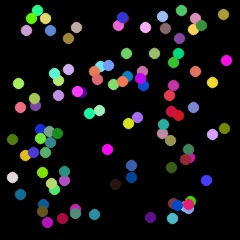
#> input picture opencv/input/img3.jpg, 240 x 240 px
$ python c3_stitch.py
#> lines starting #> are read from the running program, lines starting #| are printed output that depends on the picture
# 영상 합성 및 스티칭 예제(c3_stitch.py)
# 영상 스티칭
import cv2
import os
path = os.path.join('../input/', 'img3.jpg')
img3 = cv2.imread(path)
#> img3 is the input picture: shape (240, 240, 3); mean B, G, R 21.7, 20.8, 21.4

h, w, c = img3.shape
#> h = 240; w = 240; c = 3

# stitch 입력 생성
stepW = int(w/3)
#> stepW = 80
overlap = int(stepW*0.3)
#> overlap = 24
sp1 = img3[:, :stepW + overlap, :]
sp2 = img3[:, stepW - overlap:(stepW*2) + overlap, :]
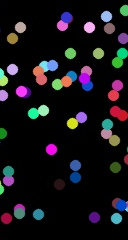
#> sp2: shape (240, 128, 3); mean B, G, R 24.4, 20.4, 22.3
sp3 = img3[:, (stepW*2) - overlap:, :]
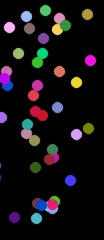
#> sp3: shape (240, 104, 3); mean B, G, R 20.5, 17.4, 21.4
sp1 = cv2.resize(sp1, (320,240))
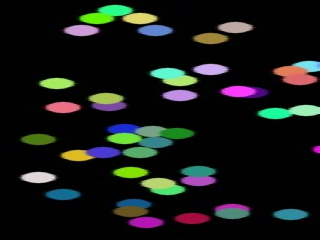
#> sp1: shape (240, 320, 3); mean B, G, R 22.7, 25, 22.2
sp2 = cv2.resize(sp2, (320,240))
#> sp2: shape (240, 320, 3)
sp3 = cv2.resize(sp3, (320,240))
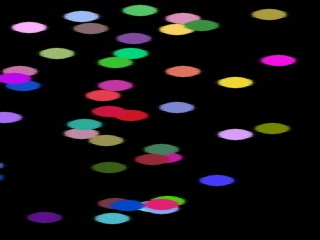
#> sp3: shape (240, 320, 3); mean B, G, R 20.5, 17.4, 21.4
imgs1 = []; imgs1.append(sp1); imgs1.append(sp2)
imgs2 = []; imgs2.append(sp2); imgs2.append(sp3)
imgs3 = []; imgs3.append(sp1); imgs3.append(sp2); imgs3.append(sp3)

# stitch 생성 및 실행 cv2.createStitcer()
stitcher =cv2.createStitcher(cv2.STITCHER_PANORAMA)
status1, pano1 = stitcher.stitch(imgs1)
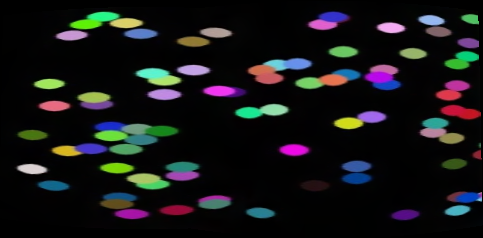
#> pano1: shape (238, 483, 3); mean of channels 0, 1, 2 22.8, 22, 21.5; drawn as B, G, R
#> status1 = 0
if status1 != cv2.Stitcher_OK:
    print("Can't stitch imgs1, error code =%d" % status1)
    exit(-1)
status2, pano2 = stitcher.stitch(imgs2)
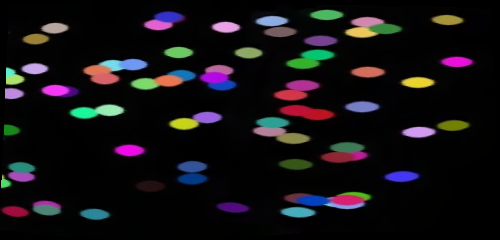
#> pano2: shape (240, 500, 3); mean of channels 0, 1, 2 20.4, 17.5, 20.1; drawn as B, G, R
#> status2 = 0
if status2 != cv2.Stitcher_OK:
    print("Can't stitch imgs2, error code =%d" % status2)
    exit(-1)
status3, pano3 = stitcher.stitch(imgs3)
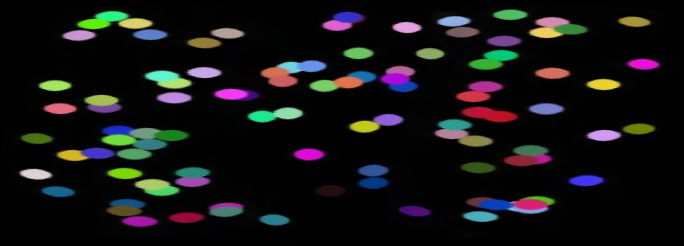
#> pano3: shape (246, 684, 3); mean of channels 0, 1, 2 20.8, 19.8, 20.5; drawn as B, G, R
#> status3 = 0
if status3 != cv2.Stitcher_OK:
    print("Can't stitch imgs3, error code =%d" % status3)
    exit(-1)
#cv2.imshow('stitch', stitcher)
# 키보드 입력을 기다린 후 모든 영상창 닫기
cv2.waitKey(0)
cv2.destroyAllWindows()

$ run again, with opencv/input/img10.jpg copied over opencv/input/img3.jpg
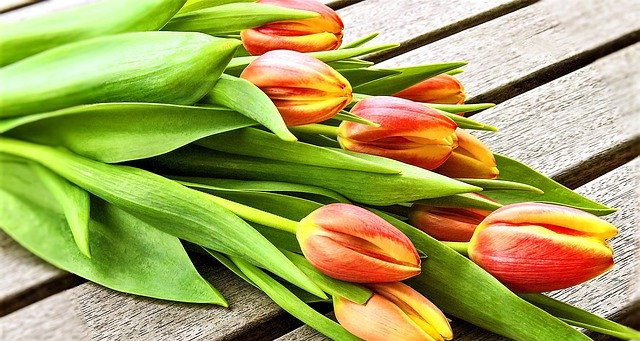
#> input picture opencv/input/img10.jpg, 640 x 341 px
#> img3 is the input picture: shape (341, 640, 3); mean B, G, R 89.7, 162.3, 163.6
#> status1 = 0
#> `status2, pano2 = stitcher.stitch(imgs2)`:
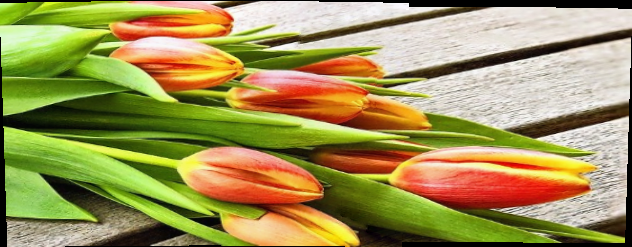
#> pano2: shape (247, 632, 3); mean of channels 0, 1, 2 85.2, 146.8, 158.8; drawn as B, G, R
#> `status3, pano3 = stitcher.stitch(imgs3)`:
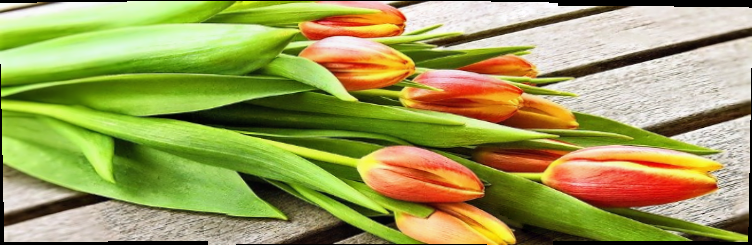
#> pano3: shape (245, 752, 3); mean of channels 0, 1, 2 87.1, 157.3, 157; drawn as B, G, R

$ run again, with opencv/input/img11.jpg copied over opencv/input/img3.jpg
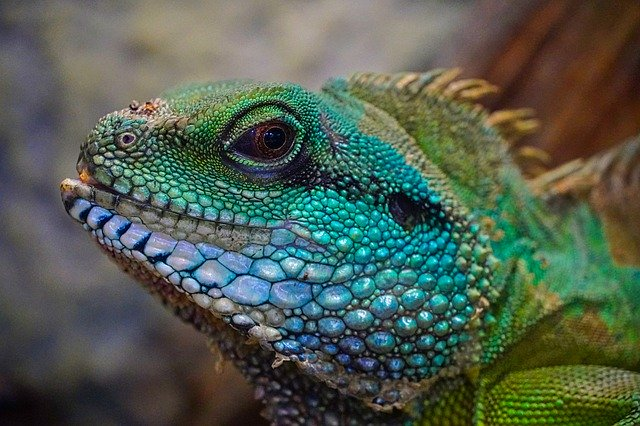
#> input picture opencv/input/img11.jpg, 640 x 426 px
#> img3 is the input picture: shape (426, 640, 3); mean B, G, R 80.3, 93.4, 81.4
#> status1 = 0
#> `status2, pano2 = stitcher.stitch(imgs2)`:
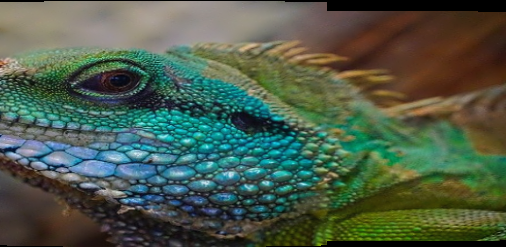
#> pano2: shape (247, 506, 3); mean of channels 0, 1, 2 74, 91.5, 76.4; drawn as B, G, R
#> `status3, pano3 = stitcher.stitch(imgs3)`:
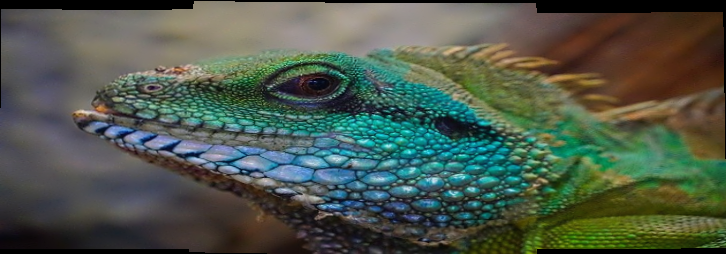
#> pano3: shape (254, 726, 3); mean of channels 0, 1, 2 75.2, 88, 77.2; drawn as B, G, R
